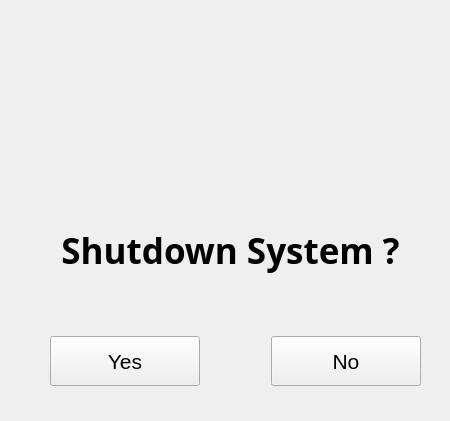
   <widget class="QWidget" name="shutdownScreen">
    <attribute name="title">
     <string>shutdownScreen</string>
    </attribute>
    <widget class="QLabel" name="label_27">
     <property name="geometry">
      <rect>
       <x>20</x>
       <y>120</y>
       <width>421</width>
       <height>261</height>
      </rect>
     </property>
     <property name="font">
      <font>
       <family>Abyssinica SIL</family>
       <pointsize>26</pointsize>
       <weight>75</weight>
       <bold>true</bold>
      </font>
     </property>
     <property name="text">
      <string>Shutdown System ?</string>
     </property>
     <property name="alignment">
      <set>Qt::AlignCenter</set>
     </property>
    </widget>
    <widget class="QWidget" name="horizontalLayoutWidget_12">
     <property name="geometry">
      <rect>
       <x>50</x>
       <y>310</y>
       <width>371</width>
       <height>102</height>
      </rect>
     </property>
     <layout class="QHBoxLayout" name="horizontalLayout_10">
      <item>
       <widget class="QPushButton" name="shutdownYes">
        <property name="minimumSize">
         <size>
          <width>150</width>
          <height>50</height>
         </size>
        </property>
        <property name="maximumSize">
         <size>
          <width>150</width>
          <height>50</height>
         </size>
        </property>
        <property name="font">
         <font>
          <pointsize>16</pointsize>
         </font>
        </property>
        <property name="text">
         <string>Yes</string>
        </property>
       </widget>
      </item>
      <item>
       <spacer name="horizontalSpacer">
        <property name="orientation">
         <enum>Qt::Horizontal</enum>
        </property>
        <property name="sizeHint" stdset="0">
         <size>
          <width>214</width>
          <height>75</height>
         </size>
        </property>
       </spacer>
      </item>
      <item>
       <widget class="QPushButton" name="shutdownNo">
        <property name="minimumSize">
         <size>
          <width>150</width>
          <height>50</height>
         </size>
        </property>
        <property name="maximumSize">
         <size>
          <width>150</width>
          <height>50</height>
         </size>
        </property>
        <property name="font">
         <font>
          <pointsize>16</pointsize>
         </font>
        </property>
        <property name="text">
         <string>No</string>
        </property>
       </widget>
      </item>
     </layout>
    </widget>
   </widget>
